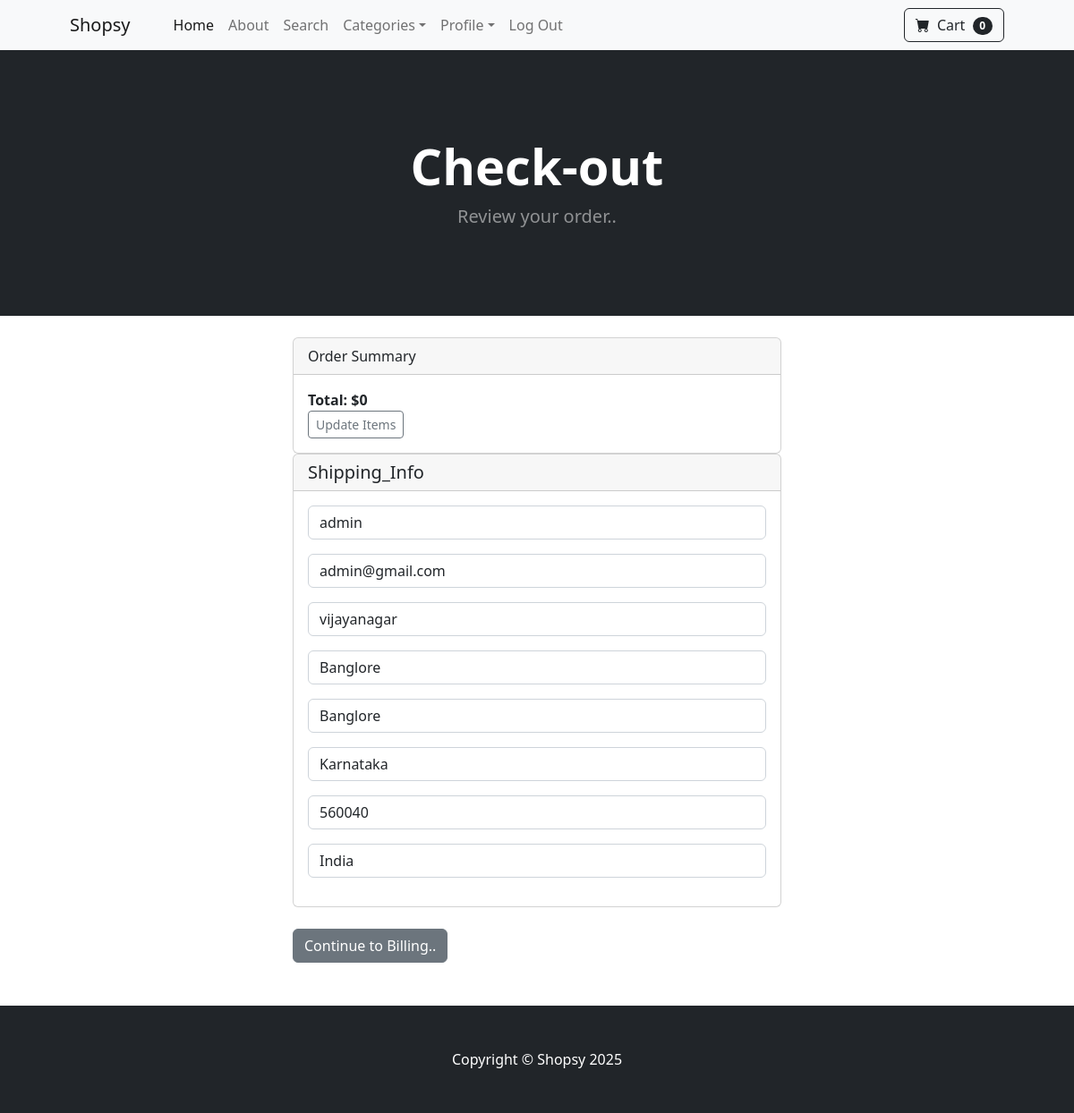
/payment/checkout/ (signed in), run on the app's committed database.
### payment/models.py (models this page shows, shortened)
class ShippingAddress(models.Model):
  user = models.ForeignKey(User, on_delete=models.CASCADE, null =True, blank=True)
  shipping_fullname = models.CharField(max_length=55)
  shipping_email = models.CharField(max_length=100)
  shipping_address1 = models.CharField(max_length=200)
  shipping_address2 = models.CharField(max_length=200, null=True, blank=True)
  shipping_city = models.CharField(max_length=25)
  shipping_state = models.CharField(max_length=30, null=True, blank=True)
  shipping_zipcode = models.CharField(max_length=15, null=True, blank=True)
  shipping_country = models.CharField(max_length=50)
  class Meta:
    verbose_name_plural = "Shipping Address"

### payment/views.py (the view)
# urls.py: path('checkout/', views.checkout, name="checkout"),
def checkout(request):
  cart = Cart(request)
  cart_products = cart.get_prods
  quantities = cart.get_quants
  totals = cart.cart_total()
  if request.user.is_authenticated:
    shipping_user = ShippingAddress.objects.get(user__id=request.user.id)
    shipping_form = ShippingFrom(request.POST or None, instance=shipping_user)
    return render (request, 'payment/checkout.html', {'cart_products':cart_products, 'quantities':quantities, 'totals':totals, 'shipping_form':shipping_form})
  else:
    shipping_form = ShippingFrom(request.POST or None)
    return render (request, 'payment/checkout.html', {'cart_products':cart_products, 'quantities':quantities, 'totals':totals, 'shipping_form':shipping_form})

### cart/cart.py (called while the page is built, shortened)
  def cart_total(self):
    product_ids = self.cart.keys()
    products = Product.objects.filter(id__in = product_ids)
    quants = self.cart
    total = 0
    return total

  def __len__(self):
    return len(self.cart)

  def get_prods(self):
    product_ids = self.cart.keys()
    products = Product.objects.filter(id__in = product_ids)
    return products

### cart/context_processors.py (called while the page is built)
def cart(request):
  return {'cart':Cart(request)}

### payment/templates/payment/checkout.html (shortened to what this page needs)
{% extends "base.html" %} {% load static %} {% block content %}
<header class="bg-dark py-5">
  <div class="container px-4 px-lg-5 my-5">
    <div class="text-center text-white">
      <h1 class="display-4 fw-bolder">Check-out</h1>
      <p class="lead fw-normal text-white-50 mb-0">Review your order..</p>
    </div>
  </div>
</header>
<br />
<div class="container">
  <div class="row">
    <div class="col-md-6 offset-md-3">
      <div class="card">
        <div class="card-header">
          Order Summary
        </div>
        <div class="card-body">
         <strong>Total: ${{totals}}</strong>
         <br>
         <div>
          <a href="{% url "cart" %}" class= "btn btn-sm btn-outline-secondary">
            Update Items
          </a>
         </div>
        </div>
      </div>
      <div class="card">
        <h5 class="card-header">Shipping_Info</h5>
        <div class="card-body">
         {{shipping_form.as_p}}
        </div>
      </div>
      <br>
      <a href="#" class="btn btn-secondary">Continue to Billing..</a>
      <br>
    </div>
  </div>
</div>
<br /><br />
{% endblock %}

### data on the page
ShippingAddress: shipping_fullname "admin", shipping_email "admin@gmail.com", shipping_address1 "vijayanagar", shipping_address2 "Banglore", shipping_city "Banglore", shipping_state "Karnataka", shipping_zipcode "560040", shipping_country "India"

### other printed values
{{ cart|length }} "0"
{{ totals }} "0"
